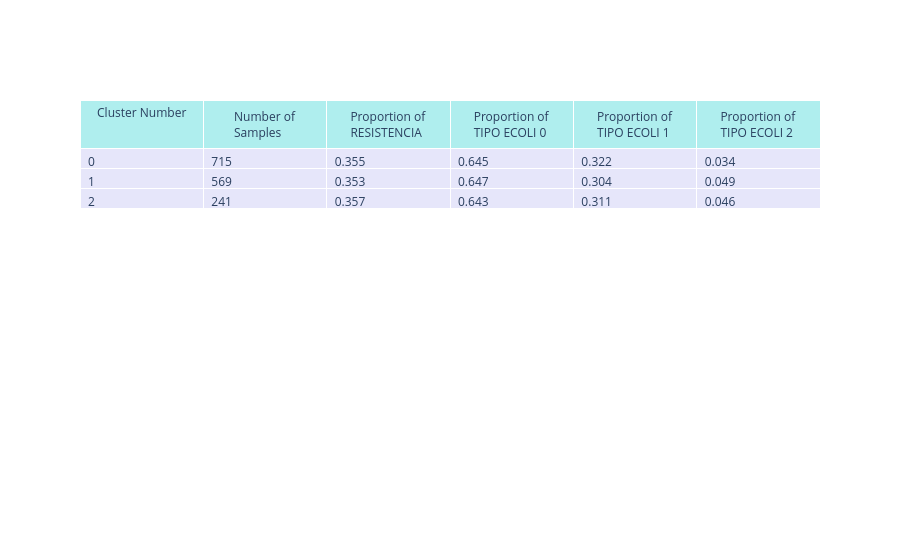
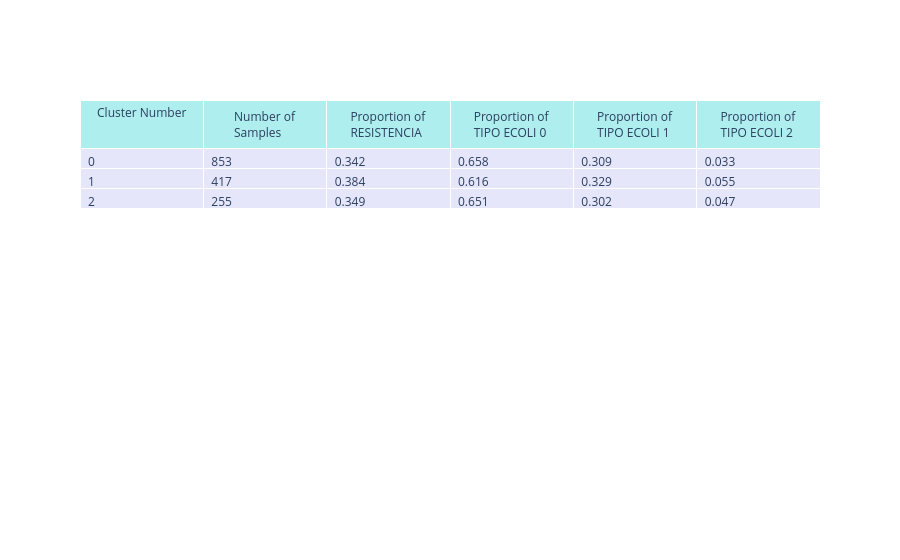

Notebook source saved alongside these figures, in order:
### Code cell
for key, value in peaks_clusters_info_dict.items():
    print(key)
    summarize_df(value)

### Figure 1 — Plotly figure (JSON) as saved in the notebook; plotly's stock layout.template omitted (floating-point values rounded to 4 significant figures)
{"data": [{"cells": {"align": "left", "fill": {"color": "lavender"}, "values": [[0, 1, 2], [715, 569, 241], ["0.355", "0.353", "0.357"], ["0.645", "0.647", "0.643"], ["0.322", "0.304", "0.311"], ["0.034", "0.049", "0.046"]]}, "header": {"align": "center", "fill": {"color": "paleturquoise"}, "values": ["Cluster Number", "Number of Samples", "Proportion of RESISTENCIA", "Proportion of TIPO ECOLI 0", "Proportion of TIPO ECOLI 1", "Proportion of TIPO ECOLI 2"]}, "type": "table"}], "layout": {}}

### Figure 2 — Plotly figure (JSON) as saved in the notebook; plotly's stock layout.template omitted (floating-point values rounded to 4 significant figures)
{"data": [{"cells": {"align": "left", "fill": {"color": "lavender"}, "values": [[0, 1, 2], [853, 417, 255], ["0.342", "0.384", "0.349"], ["0.658", "0.616", "0.651"], ["0.309", "0.329", "0.302"], ["0.033", "0.055", "0.047"]]}, "header": {"align": "center", "fill": {"color": "paleturquoise"}, "values": ["Cluster Number", "Number of Samples", "Proportion of RESISTENCIA", "Proportion of TIPO ECOLI 0", "Proportion of TIPO ECOLI 1", "Proportion of TIPO ECOLI 2"]}, "type": "table"}], "layout": {}}
